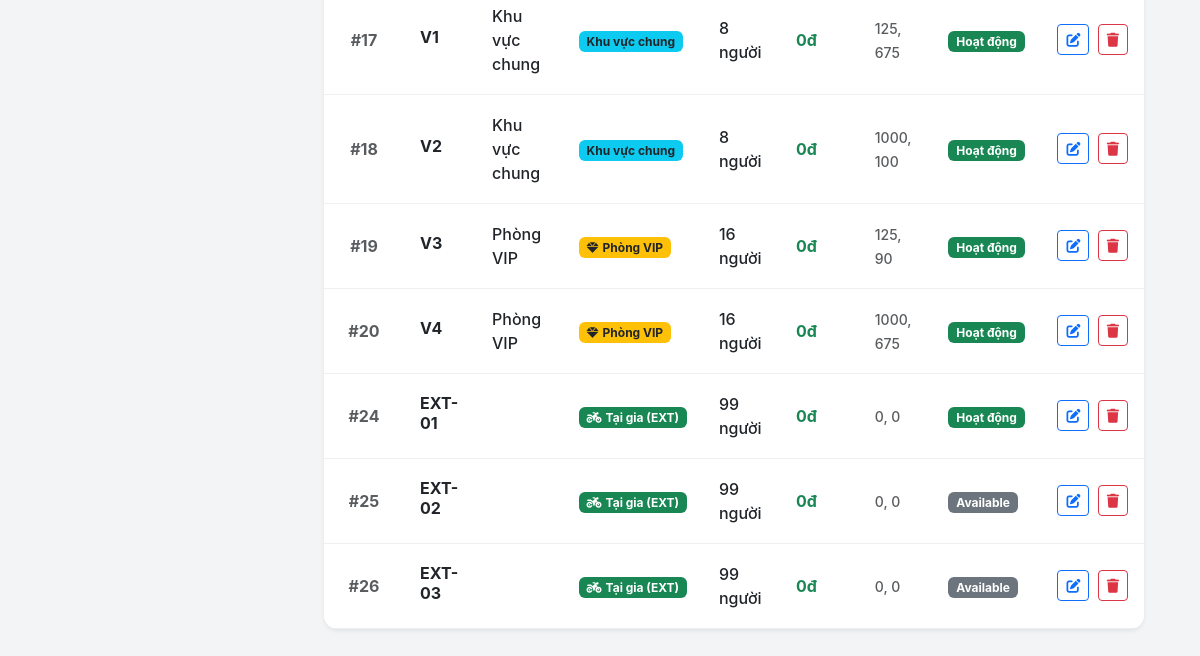
The app's page /admin/controllers/manage_tables.php (signed in, lower part), older data.
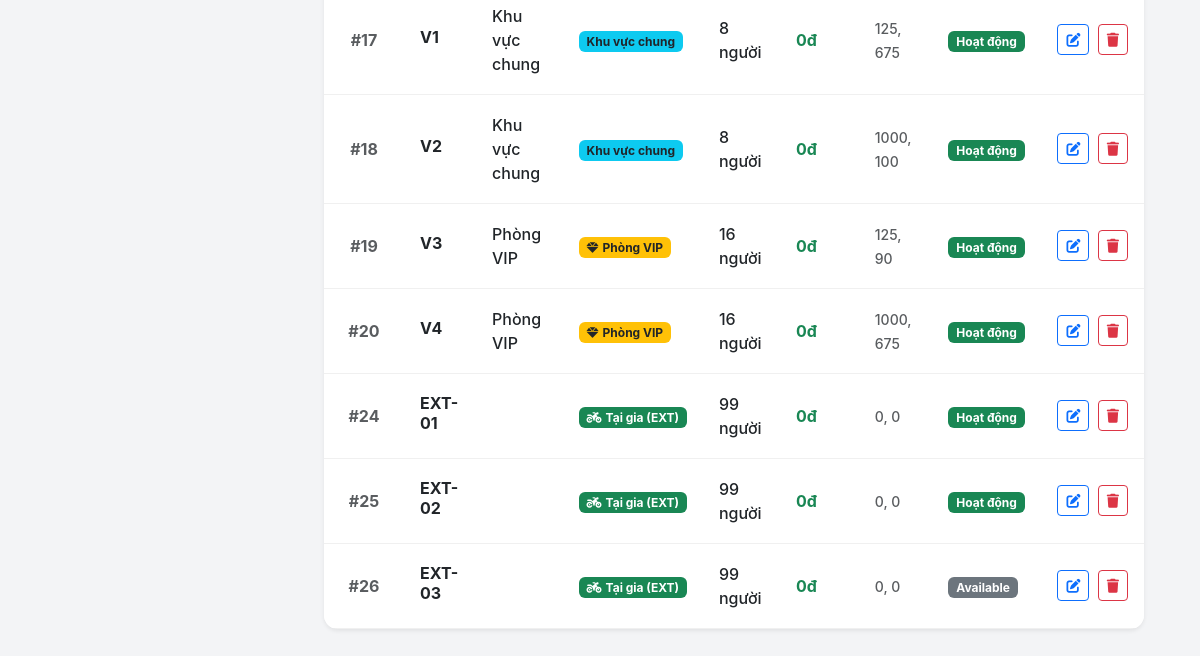
The same page, newer data.
### tables this page shows
CREATE TABLE `restaurant_tables` (
  `id` int(11) NOT NULL,
  `table_code` varchar(20) NOT NULL,
  `table_number` varchar(10) DEFAULT NULL,
  `room_type` varchar(50) DEFAULT NULL,
  `category` enum('open','room','external') NOT NULL DEFAULT 'open',
  `capacity` int(11) DEFAULT 16,
  `price` decimal(15,2) DEFAULT 0.00,
  `status` varchar(20) DEFAULT 'available',
  `is_available` tinyint(1) DEFAULT 1,
  `pos_x` int(11) DEFAULT 0,
  `pos_y` int(11) DEFAULT 0
);

### admin/controllers/manage_tables.php (the view, shortened to what this page needs)
<?php
$db = (new Database())->getConnection();
$page = isset($_GET['page']) ? max(1, (int)$_GET['page']) : 1;
$limit = 20;
$offset = ($page - 1) * $limit;
$where_sql = "";
$params = [];
$sql = "SELECT * FROM restaurant_tables $where_sql ORDER BY id ASC LIMIT $limit OFFSET $offset";
$stmt = $db->prepare($sql);
$stmt->execute($params);
$tables = $stmt->fetchAll(PDO::FETCH_ASSOC);
include '../../public/admin_layout_header.php';
?>
<link rel="stylesheet" href="../../public/assets/admin/css/admin-style.css">
<div class="content-wrapper p-4">
    <div class="card border-0 shadow-sm" style="border-radius:14px; overflow:hidden;">
        <div class="table-responsive">
            <table class="table table-hover align-middle mb-0">
                <tbody>
                    <?php foreach($tables as $t): ?>
                    <tr>
                        <td class="text-center fw-bold text-muted">#<?= $t['id'] ?></td>
                        <td>
                            <h6 class="mb-1 fw-bold"><?= htmlspecialchars($t['table_code']) ?></h6>
                        </td>
                        <td><?= htmlspecialchars($t['room_type']) ?></td>
                        <td>
                            <?php if($t['category'] == 'room'): ?>
                                <span class="badge bg-warning text-dark"><i class="fas fa-gem me-1"></i>Phòng VIP</span>
                            <?php elseif($t['category'] == 'external'): ?>
                                <span class="badge bg-success text-white"><i class="fas fa-motorcycle me-1"></i>Tại gia (EXT)</span>
                            <?php else: ?>
                                <span class="badge bg-info text-dark">Khu vực chung</span>
                            <?php endif; ?>
                        </td>
                        <td><?= $t['capacity'] ?> người</td>
                        <td><strong class="text-success"><?= number_format($t['price']) ?>đ</strong></td>
                        <td><span class="text-muted small"><?= $t['pos_x'] ?>, <?= $t['pos_y'] ?></span></td>
                        <td>
                            <?php if($t['status'] == 'available'): ?>
                                <span class="badge bg-success">Hoạt động</span>
                            <?php else: ?>
                                <span class="badge bg-secondary"><?= htmlspecialchars($t['status']) ?></span>
                            <?php endif; ?>
                        </td>
                        <td class="text-end text-nowrap">
                            <button class="btn btn-sm btn-outline-primary me-1" onclick="editTable(<?= htmlspecialchars(json_encode($t)) ?>)" title="Sửa">
                                <i class="fas fa-edit"></i>
                            </button>
                            <a href="?delete=<?= $t['id'] ?>" class="btn btn-sm btn-outline-danger" onclick="return confirm('Xóa bàn này?');" title="Xóa">
                                <i class="fas fa-trash"></i>
                            </a>
                        </td>
                    </tr>
                    <?php endforeach; ?>
                </tbody>
            </table>
        </div>
    </div>
</div>
<?php include '../../public/admin_layout_footer.php'; ?>

### public/admin_layout_header.php (shortened to what this page needs)
<!DOCTYPE html>
<html lang="vi">
<head>
    <link href="https://cdn.jsdelivr.net/npm/bootstrap@5.3.0/dist/css/bootstrap.min.css" rel="stylesheet">
    <link rel="stylesheet" href="https://cdnjs.cloudflare.com/ajax/libs/font-awesome/6.0.0/css/all.min.css">
</head>
<body>
    <div class="main-wrapper">
        <div class="content-area">

### public/admin_layout_footer.php
        </div>
    </div>
</body>
</html>

### public/assets/admin/css/admin-style.css (style rules this page uses)
:root { --gold: #e6a30b; --gold-hover: #c98c06; --gold-gradient: linear-gradient(135deg, #f5d061 0%, #e6a30b 100%); --dark: #1f2937; --light-bg: #f3f4f6; --card-bg: rgba(255, 255, 255, 0.95); --text: #1f2937; --text-muted: #6b7280; --border: rgba(0, 0, 0, 0.06); --success: #10b981; --success-light: #d1fae5; --danger: #ef4444; --danger-light: #fee2e2; --warning: #f59e0b; --warning-light: #fef3c7; --shadow-soft: 0 4px 20px rgba(0, 0, 0, 0.03); --shadow-hover: 0 12px 32px rgba(0, 0, 0, 0.08); --shadow-gold: 0 8px 24px rgba(230, 163, 11, 0.25); }
* { box-sizing: border-box; }
body { font-family: 'Inter', 'Plus Jakarta Sans', sans-serif; background-color: var(--light-bg); color: var(--text); -webkit-font-smoothing: antialiased; }

### public/admin_layout_header.php (style rules this page uses)
:root { --sidebar-bg: #ffffff; --sidebar-border: #e8e1d5; --topbar-bg: #ffffff; --accent-color: #C9A66B; --accent-green: #4F5B3A; --accent-green-light: #6A7A4E; --text-sidebar: #222222; --text-sidebar-muted: #666666; --text-main: #222222; --text-muted: #777777; --bg-main: #fcfcfc; --shadow-sm: 0 1px 3px rgba(0, 0, 0, 0.04); --shadow-md: 0 4px 16px rgba(0, 0, 0, 0.05); }
* { box-sizing: border-box; }
body { font-family: 'Plus Jakarta Sans', sans-serif; background-color: var(--bg-main); overflow-x: hidden; color: var(--text-main); }
.main-wrapper { margin-left: 268px; min-height: 100vh; display: flex; flex-direction: column; }
.content-area { padding: 28px 32px; flex-grow: 1; }

Row changes from the older to the newer data that the page shows:
changed restaurant_tables "EXT-02": status "Available" → (not shown); now shows "Hoạt động"
